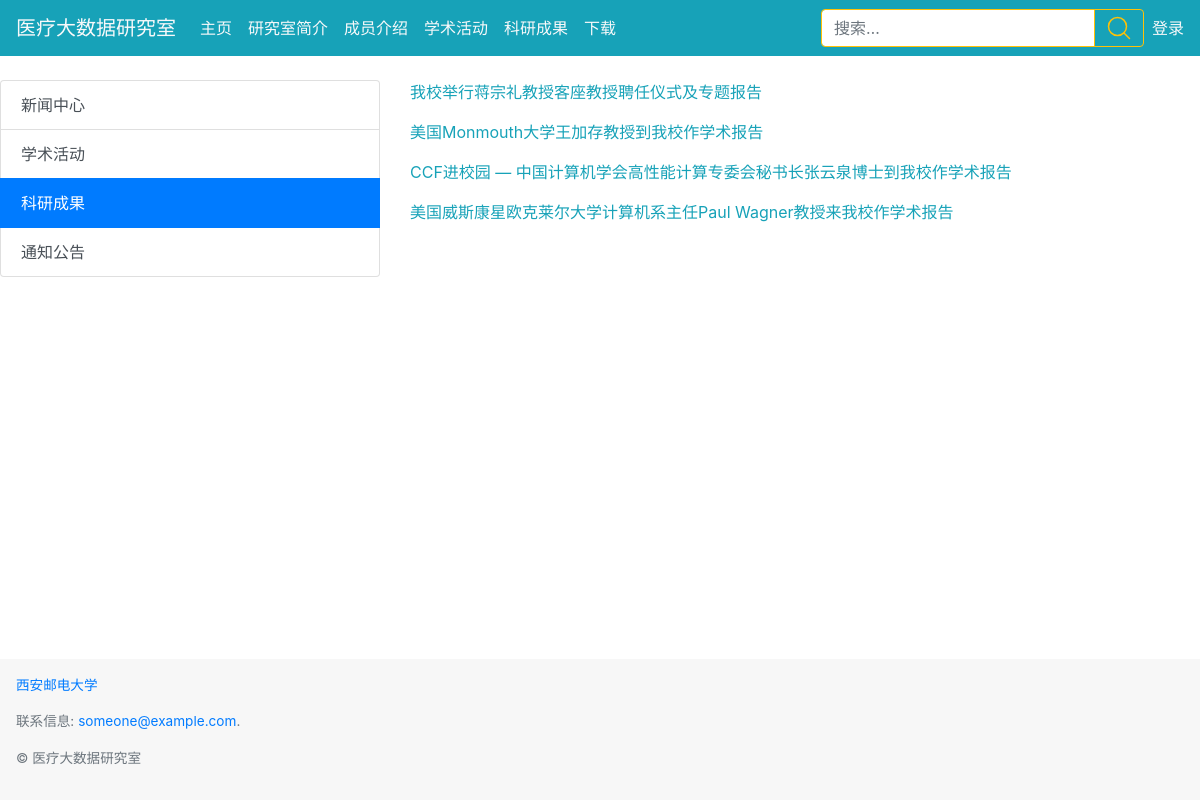
Page /achievements/ on the committed database.
### homesite/models.py (models this page shows, shortened)
class Text(models.Model):
    title = models.CharField(max_length = 100)
    author = models.ForeignKey(User,on_delete = models.DO_NOTHING)
    text_type = models.ForeignKey(Type,null = True, on_delete = models.DO_NOTHING)
    content = RichTextUploadingField()
    file = models.ManyToManyField(Download_file)
    created_time = models.DateTimeField(auto_now_add = True)
    last_updated = models.DateTimeField(auto_now = True)
    is_delete = models.BooleanField(default = False)

### medical_lab/views.py (the view)
# urls.py: path('achievements/',views.achievements,name = 'achievements'),
def achievements(request):
    context = get_text()
    return render(request,'achievements.html',context)

### medical_lab/views.py (called while the page is built)
def get_text():
    cont = {}
    news = get_object_or_404(models.Type,name = '新闻动态')
    achievements = get_object_or_404(models.Type,name = '科研成果')
    activity = get_object_or_404(models.Type,name = '学术活动')
    notice = get_object_or_404(models.Type,name = '通知公告')
    cont ['news'] = models.Text.objects.filter(text_type = news,is_delete = False).order_by('-created_time')[:5]
    cont ['activity'] = models.Text.objects.filter(text_type = activity,is_delete = False).order_by('-created_time')[:5]
    cont ['achievements'] = models.Text.objects.filter(text_type = achievements,is_delete = False).order_by('-created_time')[:5]
    cont ['notice'] = models.Text.objects.filter(text_type = notice,is_delete = False).order_by('-created_time')[:5]
    cont ['texts'] = models.Text.objects.filter(is_delete = False).order_by('-created_time')[:5]
    return cont

### templates/achievements.html (shortened to what this page needs)
{% extends 'base.html' %}
{% load staticfiles %}
{% block content %}
  <br>
  <div class="row card-group-style">
    <div class="col-4">
      <div class="list-group" id="list-tab" role="tablist">
        <a class="list-group-item list-group-item-action" id="activityOne-list" data-toggle="list" href="#activityOne" role="tab" aria-controls="activityOne">新闻中心</a>
        <a class="list-group-item list-group-item-action" id="activityTwo-list" data-toggle="list" href="#activityTwo" role="tab" aria-controls="activityTwo">学术活动</a>
        <a class="list-group-item list-group-item-action active" id="activityThree-list" data-toggle="list" href="#activityThree" role="tab" aria-controls="activityThree">科研成果</a>
        <a class="list-group-item list-group-item-action" id="activityFour-list" data-toggle="list" href="#activityFour" role="tab" aria-controls="activityFour">通知公告</a>
      </div>
    </div>
    <div class="col-8">
      <div class="tab-content" id="nav-tabContent">
        <div class="tab-pane fade show active" id="activityThree" role="tabpanel" aria-labelledby="activityThree-list">
          {% if achievements %}
            {% for text in achievements %}
              <a href="{% url 'text_detail' text.pk %}" class="link-style"><p>{{ text.title }}</p></a>
            {% endfor %}
          {% else %}
            <p style = 'text-align: center'>--暂无成果--</p>
          {% endif %}
        </div>
      </div>
    </div>
  </div>
{% endblock %}

### static/css/styles.css (style rules this page uses)
.link-style { color: #17a2b8; display: block; }
body { min-height:100%; }

### rows in the picture
Text: title "我校举行蒋宗礼教授客座教授聘任仪式及专题报告"
Text: title "美国Monmouth大学王加存教授到我校作学术报告"
Text: title "CCF进校园 — 中国计算机学会高性能计算专委会秘书长张云泉博士到我校作学术报告"
Text: title "美国威斯康星欧克莱尔大学计算机系主任Paul Wagner教授来我校作学术报告"
